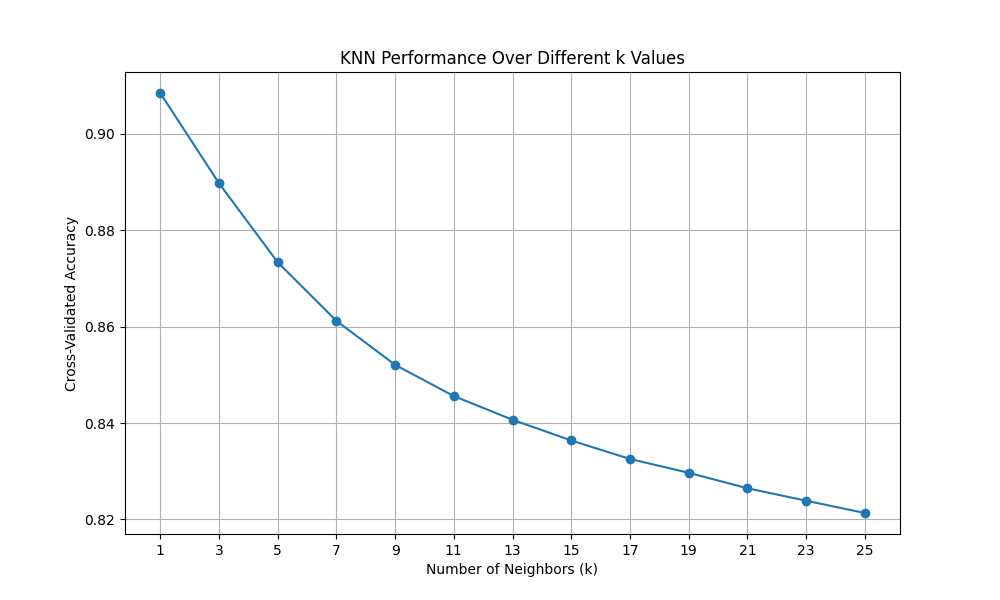

Generate this figure with Python:
import pandas as pd
import numpy as np
import matplotlib.pyplot as plt
from sklearn.linear_model import Ridge
from sklearn.model_selection import KFold, GridSearchCV
from sklearn.metrics import accuracy_score, confusion_matrix, classification_report
#knn
from sklearn.neighbors import KNeighborsClassifier
from sklearn.model_selection import cross_val_score

def knn(x, y, k):
    # Create KNN classifier
    knn = KNeighborsClassifier(n_neighbors = k)
    # Fit the classifier to the data
    knn.fit(x, y)
    #show first 5 model predictions on the test data
    #print(knn.predict(x_test)[0:5])
    #check accuracy of our model on the test data
    #accuracy = knn.score(x_test, y_test)
    #print(accuracy)
    # Create a new KNN model
    knn_cv = KNeighborsClassifier(n_neighbors=k)
    # Fit model to the data
    knn_cv.fit(x, y)
    # Calculate the accuracy of the model
    accuracy = cross_val_score(knn_cv, x, y, cv=10)
    print(accuracy)
    print("Accuracy: %0.2f (+/- %0.2f)" % (accuracy.mean(), accuracy.std() * 2))

    return accuracy

def main():
    # Read the datasets
    x_features = pd.read_csv('normalized_x_features.csv')
    y_target = pd.read_csv('y_target_binary.csv')
    y_target = y_target.iloc[:, 0]
    x_features = np.ascontiguousarray(x_features)
    y_target = np.ascontiguousarray(y_target)

    # Run KNN with 10-fold cross-validation
    kf = KFold(n_splits=10, shuffle=True, random_state=334)

    #k-values are odd numbers from 1 to 31
    k_values = list(range(1, 26, 2))
    accuracy_scores = []

    for k in k_values:
        print('k = ', k)
        knn = KNeighborsClassifier(n_neighbors=k, metric="euclidean")
        scores = cross_val_score(knn, x_features, y_target, cv=kf, scoring='accuracy')
        accuracy_scores.append(scores.mean())

    # Plotting the accuracy for different k values
    plt.figure(figsize=(10, 6))
    plt.plot(k_values, accuracy_scores, marker='o')
    plt.xlabel('Number of Neighbors (k)')
    plt.ylabel('Cross-Validated Accuracy')
    plt.title('KNN Performance Over Different k Values')
    plt.xticks(k_values)
    plt.grid(True)
    plt.savefig('knn.png')
    plt.show()

#hyperparameter: k=1
if __name__ == '__main__':
    main()